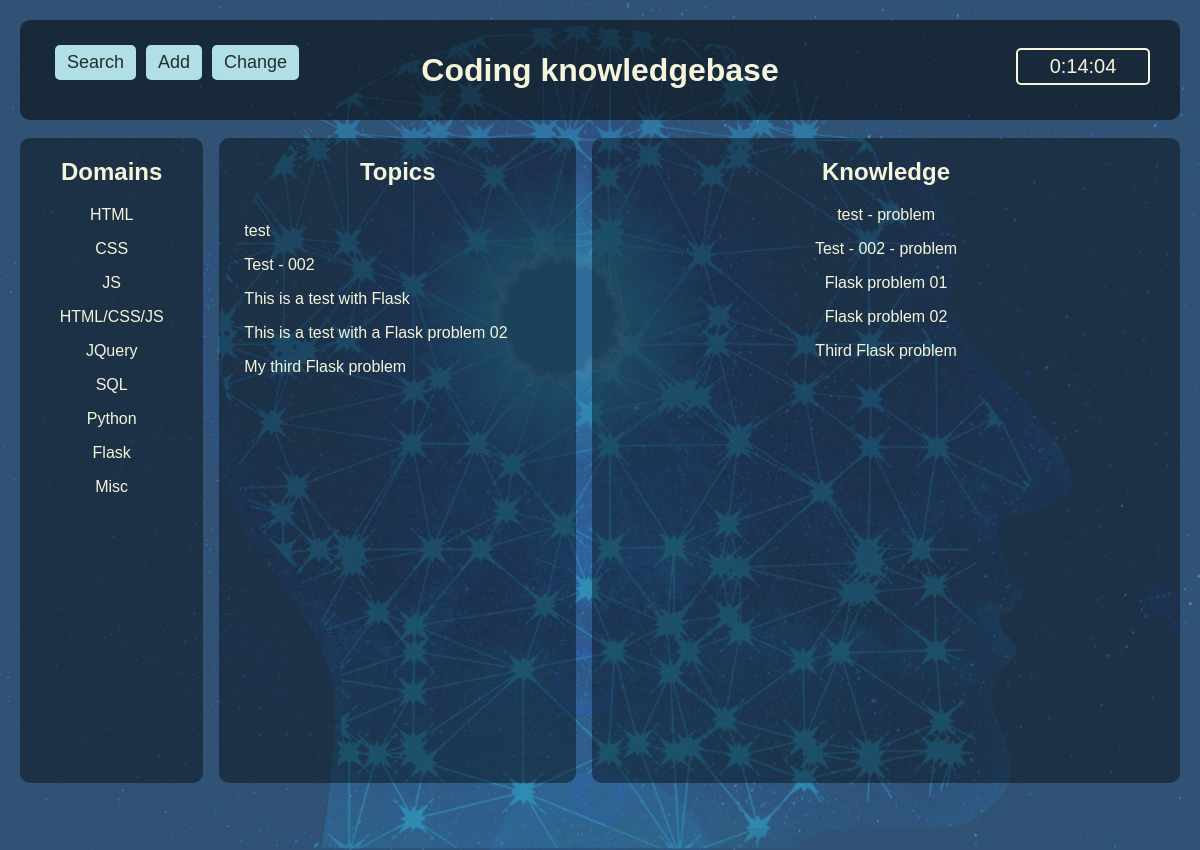
The page /dump on the database as committed earlier.
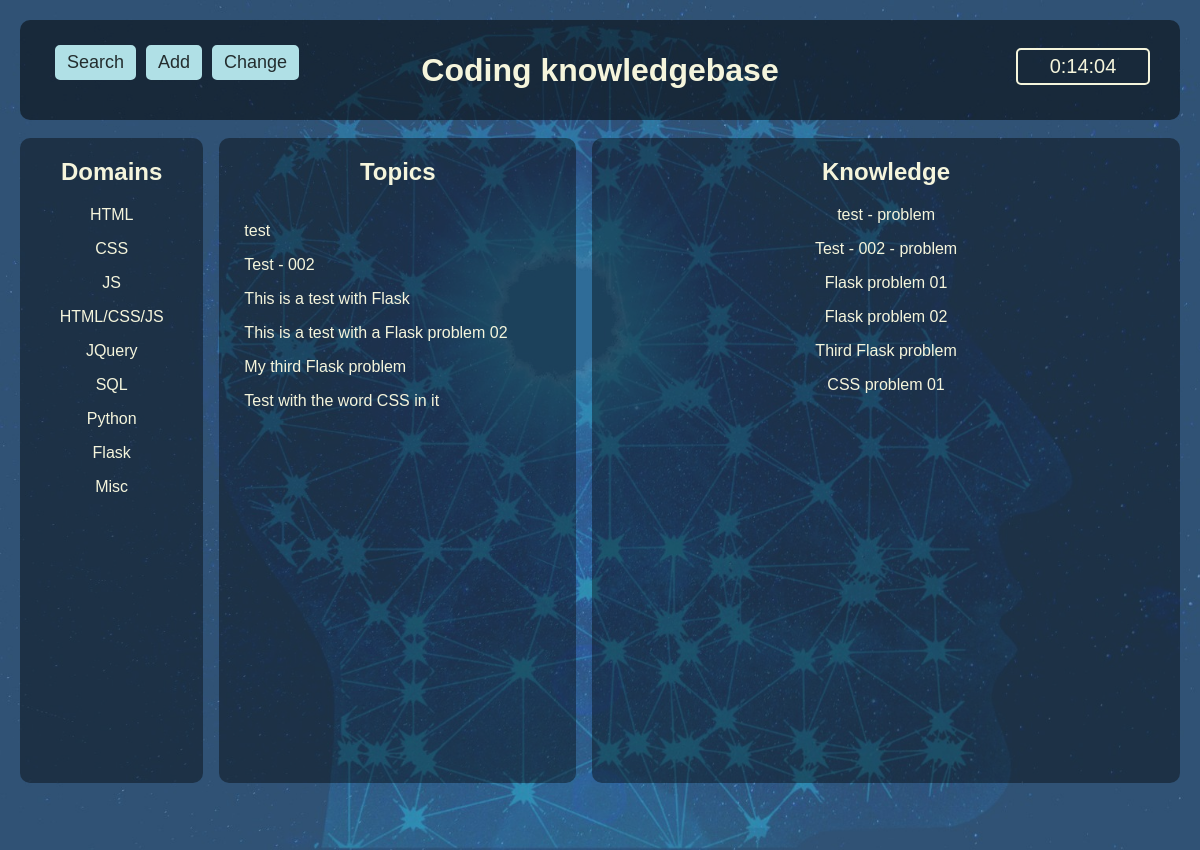
The same page on the database as committed later.
### tables this page shows
CREATE TABLE domains (
                                        domain_id integer PRIMARY KEY,
                                        name text NOT NULL                                    
                                    );

CREATE TABLE topics (
                                        topic_id integer PRIMARY KEY,
                                        name text NOT NULL,
                                        domain int,
                                        foreign key(domain) references domains(domain_id)
                                    );

CREATE TABLE knowledge (
                                        know_id integer PRIMARY KEY,
                                        domain int,
                                        topic int,
                                        problem text NOT NUll,
                                        solution text NOT NULL,
                                        foreign key(domain) references domains(domain_id),
                                        foreign key(domain) references domains(domain_id)
                                    );

### flask_app.py (the view)
@app.route('/dump',methods=['GET','POST'])
def dump():
    domain_list = []
    domain_list = get_domains()
    topic_list = []
    topic_list = get_topics()
    knowledge_list = []
    knowledge_list = get_knowledge_all()#
    if request.method == "POST":
        print("todo")
    return render_template('dump.html', domain_list=domain_list, topic_list=topic_list, knowledge_list=knowledge_list)

### db.py (called while the page is built)
def connect_to_db(db_file):
    conn = None
    try:
        conn = sqlite3.connect(db_file)
        print("** Connection established")
        return conn
    except Error as e:
        print(e)
    return conn

def get_domains():
    database = "knowledge.db"
    conn = connect_to_db(database)
    c = conn.cursor()
    query = '''select name from domains'''
    c.execute(query)
    data = c.fetchall()
    output = []
    for d in data:
        output.append(d[0])
    return output

def get_topics():
    database = "knowledge.db"
    conn = connect_to_db(database)
    c = conn.cursor()
    query = '''select name, domain from topics'''
    c.execute(query)
    data = c.fetchall()
    output = []
    for d in data:
        output.append(d[0])
    return output

### templates/dump.html (shortened to what this page needs)
<!DOCTYPE html>
<html lang="en">
<head>
    <link rel="stylesheet" href="/static/style.css">
</head>
<body onload="startTime()">
    <div class="container">
        <div class="top">
            <div class="top-menu">
                <a href="/"><button class="top_btn">Search</button></a>
                <a href="/new"><button class="top_btn">Add</button></a>
                <a href="/change"><button class="top_btn">Change</button></a>
            </div>
            <h1>Coding knowledgebase</h1>
            <div id="clock"></div>
        </div>
        <div class="main">
            <div id="index1">
                <h2>Domains</h2>
                {% for domain in domain_list %}
                    <p>{{domain}}</p>
                {% endfor %}
            </div>
            <div id="index2">
                <h2>Topics</h2>
                <div class="topic_list">
                    {% for topic in topic_list %}
                        <p>{{topic}}</p>
                    {% endfor %}
                </div>
            </div>
            <div id="knowledge">
                <h2>Knowledge</h2>
                <div class="knowledge_list">
                    {% for k in knowledge_list %}
                        <p>{{k}}</p>
                    {% endfor %}
                </div>
            </div>
        </div>
    </div>
</body>
</html>

Rows that differ between the two databases and show on the page:
added topics: name "Test with the word CSS in it"
added knowledge: problem "CSS problem 01"
